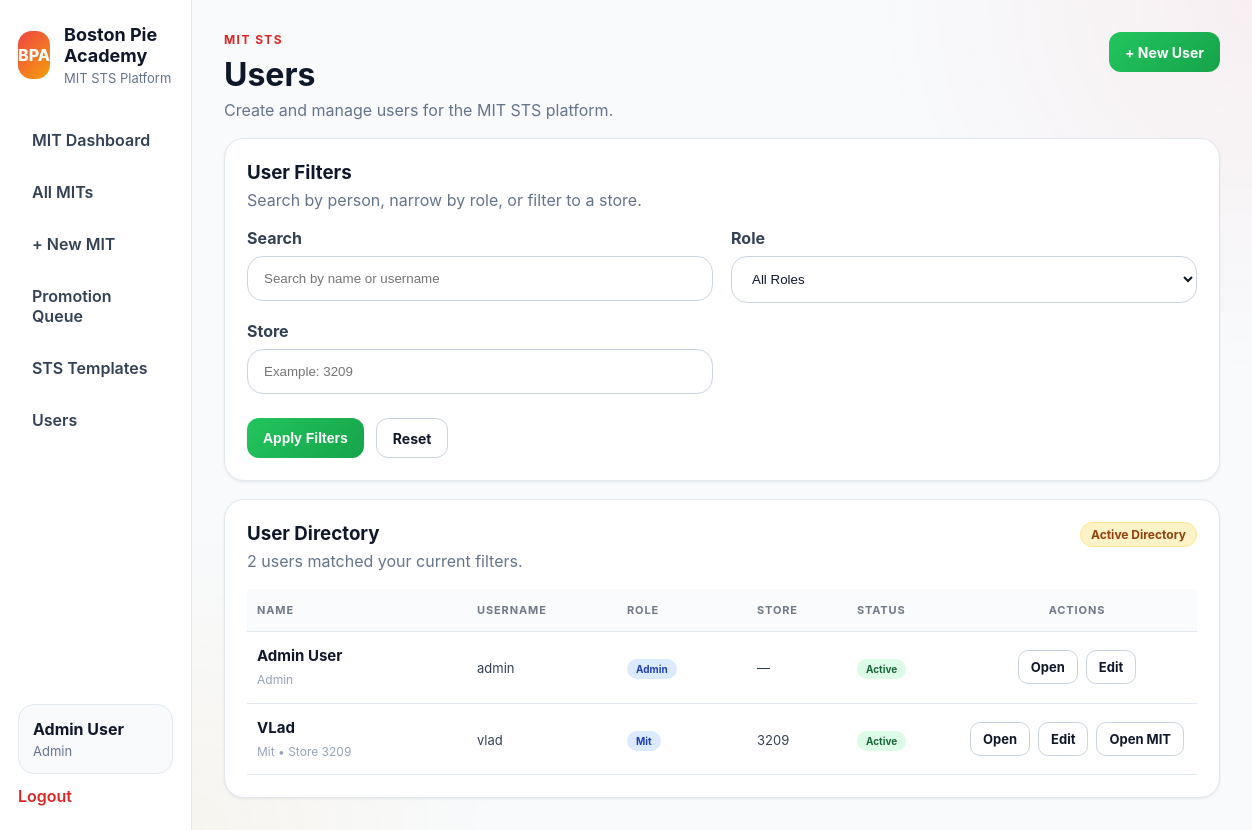
The page /mit-sts/users (signed in) on the database as committed earlier.
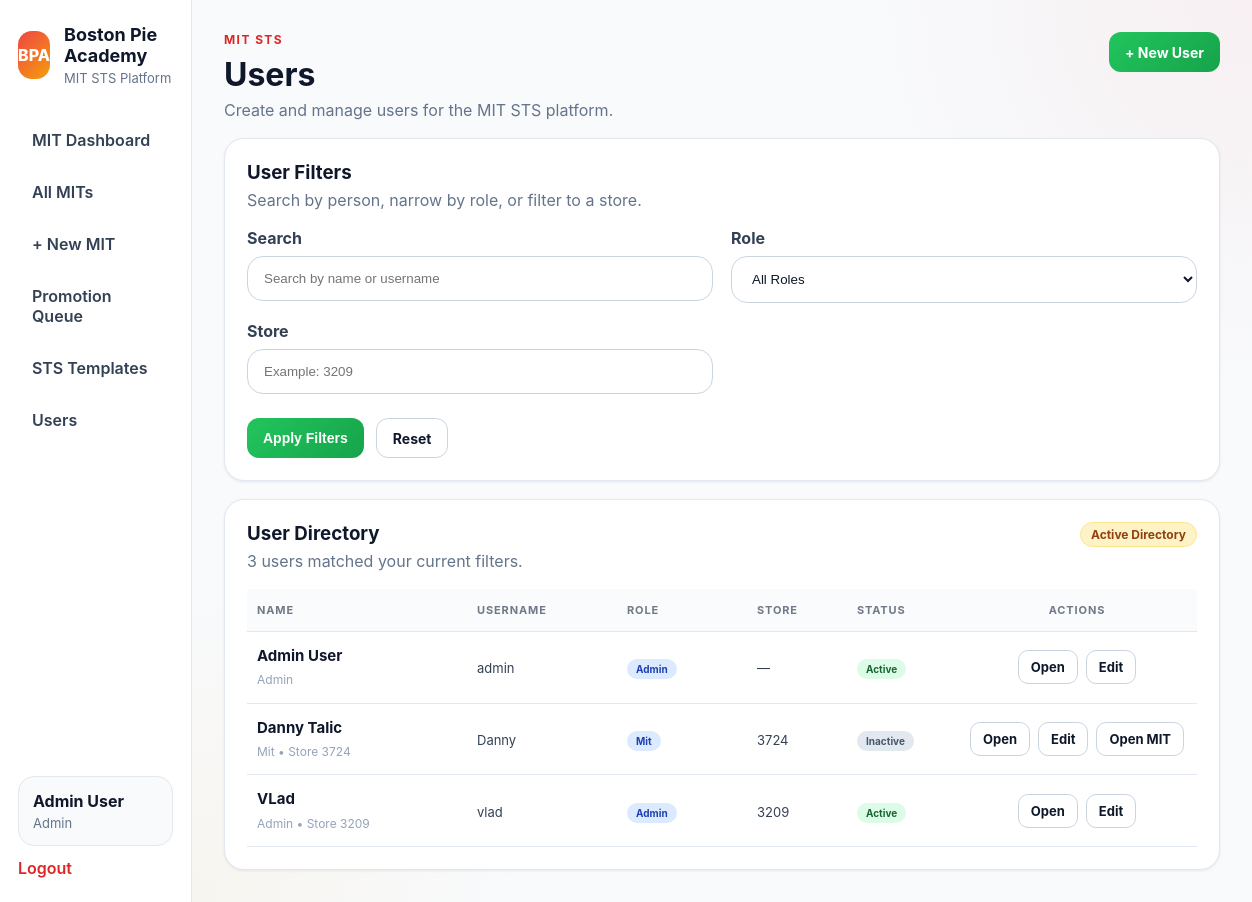
The same page on the database as committed later.
### app/models.py (models this page shows, shortened)
class User(UserMixin, db.Model):
    __tablename__ = "users"
    id = db.Column(db.Integer, primary_key=True)
    name = db.Column(db.String(120), nullable=False)
    username = db.Column(db.String(80), unique=True, nullable=False)
    password_hash = db.Column(db.String(255), nullable=False)
    role = db.Column(db.String(50), nullable=False, default="tm")
    store_number = db.Column(db.String(20), nullable=True)
    is_active_user = db.Column(db.Boolean, default=True)
    created_at = db.Column(db.DateTime, default=datetime.utcnow)
    progress_records = db.relationship(
        "LessonProgress",
        backref="user",
        cascade="all, delete-orphan",
        lazy=True
    )
    assignments = db.relationship(
        "TrackAssignment",
        foreign_keys="TrackAssignment.user_id",
        backref="user",
        cascade="all, delete-orphan",
        lazy=True
    )
    assigned_tracks_created = db.relationship(
        "TrackAssignment",
        foreign_keys="TrackAssignment.assigned_by_user_id",
        backref="assigned_by_user",
        lazy=True
    )
    quiz_attempts = db.relationship(
        "QuizAttempt",
        backref="user",
        cascade="all, delete-orphan",
        lazy=True
    )
    mit_profiles = db.relationship(
        "MITProfile",
        foreign_keys="MITProfile.user_id",
        backref="mit_user",
        lazy=True
    )
    coached_mits = db.relationship(
        "MITProfile",
        foreign_keys="MITProfile.coach_user_id",
        backref="coach_user",
        lazy=True
    )
    verified_mit_items = db.relationship(
        "MITLevelProgress",
        foreign_keys="MITLevelProgress.verified_by_user_id",
        backref="verified_by_user",
        lazy=True
    )
    mit_reviews_written = db.relationship(
        "MITReview",
        foreign_keys="MITReview.reviewer_user_id",
        backref="reviewer_user",
        lazy=True
    )
    mit_promotions_approved = db.relationship(
        "MITPromotion",
        foreign_keys="MITPromotion.approved_by_user_id",
        backref="approved_by_user",
        lazy=True
    )
    mit_action_items_owned = db.relationship(
        "MITActionPlanItem",
        foreign_keys="MITActionPlanItem.owner_user_id",
        backref="owner_user",
        lazy=True
    )
    mit_tasks_assigned = db.relationship(
        "MITTask",
        foreign_keys="MITTask.assigned_by_user_id",
        backref="assigned_by_user",
        lazy=True
    )
    @property
    def is_active(self):
        return self.is_active_user

### app/mit_sts/routes.py (the view, shortened to what this page needs)
@mit_sts_bp.route("/users")
@login_required
def list_users():
    if not is_coach():
        return redirect(url_for("mit_sts.dashboard"))
    q = request.args.get("q", "").strip()
    selected_role = request.args.get("role", "").strip()
    selected_store = request.args.get("store", "").strip()
    query = User.query
    if selected_role:
        query = query.filter(User.role == selected_role)
    if selected_store:
        query = query.filter(User.store_number == selected_store)
    users = query.order_by(User.name.asc()).all()
    return render_template(
        "mit_sts/users.html",
        users=users,
        q=q,
        selected_role=selected_role,
        selected_store=selected_store,
        roles=available_user_roles(),
        user=current_user,
    )

### app/mit_sts/routes.py (called while the page is built)
def is_coach():
    return current_user.is_authenticated and current_user.role in ["coach", "admin", "training_director"]

def available_user_roles():
    return ["mit", "coach", "admin", "training_director"]

### app/models.py (called while the page is built)
@login_manager.user_loader
def load_user(user_id):
    return User.query.get(int(user_id))

### app/templates/mit_sts/users.html (shortened to what the changed rows need)
{% extends "base.html" %}
{% block content %}
<div class="page-header page-header-tight">
    <div>
        <h2>Users</h2>
    </div>
</div>
{% if users %}
<div class="card">
    <div class="card-header" style="display:flex; justify-content:space-between; align-items:flex-start; gap:16px; flex-wrap:wrap;">
        <div>
            <h3>User Directory</h3>
            <p>{{ users|length }} user{{ '' if users|length == 1 else 's' }} matched your current filters.</p>
        </div>
        <div class="badge">
            Active Directory
        </div>
    </div>
    <div class="table-wrap">
        <table class="data-table level-review-table">
            <thead>
                <tr>
                    <th style="min-width: 220px;">Name</th>
                    <th style="min-width: 150px;">Username</th>
                    <th style="min-width: 130px;">Role</th>
                    <th style="min-width: 100px;">Store</th>
                    <th style="min-width: 110px;">Status</th>
                    <th style="min-width: 240px; text-align:center;">Actions</th>
                </tr>
            </thead>
            <tbody>
                {% for item in users %}
                {% set linked_mit = item.mit_profiles[0] if item.mit_profiles else None %}
                <tr class="level-review-row">
                    <td>
                        <div class="review-item-cell">
                            <a href="{{ url_for('mit_sts.view_user', user_id=item.id) }}" class="review-item-title" style="text-decoration:none;">
                                {{ item.name }}
                            </a>
                            <div class="review-item-description">
                                {{ item.role.replace('_', ' ').title() }}
                                {% if item.store_number %}
                                • Store {{ item.store_number }}
                                {% endif %}
                            </div>
                        </div>
                    </td>
                    <td>
                        <span style="font-size:13px; color:#334155;">{{ item.username }}</span>
                    </td>
                    <td>
                        <span class="pill pill-info review-pill">{{ item.role.replace('_', ' ').title() }}</span>
                    </td>
                    <td>
                        <span style="font-size:13px; color:#334155;">{{ item.store_number or "—" }}</span>
                    </td>
                    <td>
                        {% if item.is_active_user %}
                            <span class="pill pill-success review-pill">Active</span>
                        {% else %}
                            <span class="pill pill-muted review-pill">Inactive</span>
                        {% endif %}
                    </td>
                    <td style="text-align:center;">
                        <div class="review-actions">
                            <a href="{{ url_for('mit_sts.view_user', user_id=item.id) }}" class="btn btn-secondary btn-sm review-btn-secondary">Open</a>
                            <a href="{{ url_for('mit_sts.edit_user', user_id=item.id) }}" class="btn btn-secondary btn-sm review-btn-secondary">Edit</a>
                            {% if item.role == "mit" %}
                                {% if linked_mit %}
                                <a href="{{ url_for('mit_sts.view_mit', mit_id=linked_mit.id) }}" class="btn btn-secondary btn-sm review-btn-secondary">Open MIT</a>
                                {% else %}
                                <a href="{{ url_for('mit_sts.new_mit') }}" class="btn btn-secondary btn-sm review-btn-secondary">Create MIT</a>
                                {% endif %}
                            {% endif %}
                        </div>
                    </td>
                </tr>
                {% endfor %}
            </tbody>
        </table>
    </div>
</div>
{% endif %}
{% endblock %}

### app/templates/base.html (shortened to what this page needs)
<!DOCTYPE html>
<html lang="en">
<head>
    <link rel="stylesheet" href="{{ url_for('static', filename='css/style.css') }}">
</head>
<body>
    <div class="app-shell">
        <aside class="sidebar">
            <div>
                <div class="brand">
                    <div class="brand-mark">BPA</div>
                    <div>
                        <h1>Boston Pie Academy</h1>
                        <p>MIT STS Platform</p>
                    </div>
                </div>
                {% if current_user.is_authenticated %}
                <nav class="nav">
                    {% if current_user.role == 'mit' %}
                        <a href="{{ url_for('mit_sts.my_mit') }}">My MIT STS</a>
                    {% elif current_user.role in ['coach', 'admin', 'training_director'] %}
                        <a href="{{ url_for('mit_sts.dashboard') }}">MIT Dashboard</a>
                        <a href="{{ url_for('mit_sts.list_mits') }}">All MITs</a>
                        <a href="{{ url_for('mit_sts.new_mit') }}">+ New MIT</a>
                        <a href="{{ url_for('mit_sts.promotion_queue') }}">Promotion Queue</a>
                        <a href="{{ url_for('mit_sts.template_library') }}">STS Templates</a>
                        <a href="{{ url_for('mit_sts.list_users') }}">Users</a>
                    {% endif %}
                </nav>
                {% endif %}
            </div>
            {% if current_user.is_authenticated %}
            <div class="sidebar-footer">
                <div class="user-chip">
                    <strong>{{ current_user.name }}</strong>
                    <span>{{ current_user.role.replace('_', ' ').title() }}</span>
                </div>
                <a class="logout-link" href="{{ url_for('auth.logout') }}">Logout</a>
            </div>
            {% endif %}
        </aside>
        <main class="main-content">
            {% block content %}{% endblock %}
        </main>
    </div>
</body>
</html>

Rows that differ between the two databases and show on the page:
added User: name "Danny Talic", role.replace "Mit", store_number "3724", username "Danny", is_active_user "Inactive"
changed User "VLad": role.replace "Mit" → "Admin"; no longer shows "Open MIT"
Other text that changed with them:
{{ users|length }}: "2" → "3"
